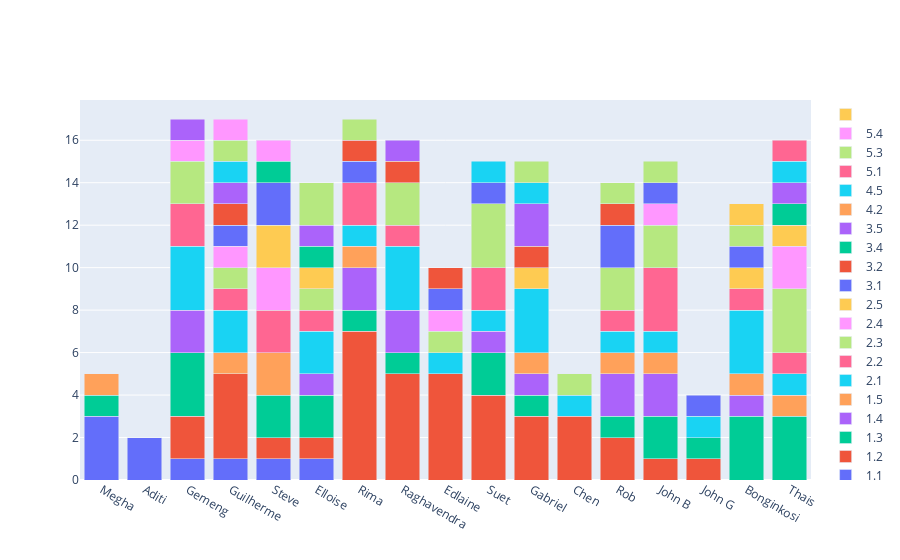

Notebook source saved alongside this figure:
### Code cell
fig.update_layout(barmode='stack')
fig.show()

### Figure 1 — Plotly figure (JSON) as saved in the notebook; plotly's stock layout.template omitted (floating-point values rounded to 4 significant figures)
{"data": [{"name": "1.1", "type": "bar", "x": ["Megha", "Aditi", "Gemeng", "Guilherme", "Steve", "Elloise"], "y": [3, 2, 1, 1, 1, 1]}, {"name": "1.2", "type": "bar", "x": ["Rima", "Raghavendra", "Edlaine", "Suet", "Guilherme", "Gabriel", "Chen", "Gemeng", "Rob", "John B", "John G", "Steve", "Elloise"], "y": [7, 5, 5, 4, 4, 3, 3, 2, 2, 1, 1, 1, 1]}, {"name": "1.3", "type": "bar", "x": ["Gemeng", "Bonginkosi", "Thais", "Elloise", "Suet", "John B", "Steve", "Rob", "John G", "Raghavendra", "Gabriel", "Rima"], "y": [3, 3, 3, 2, 2, 2, 2, 1, 1, 1, 1, 1]}, {"name": "1.4", "type": "bar", "x": ["Gemeng", "Raghavendra", "John B", "Rob", "Rima", "Gabriel", "Bonginkosi", "Elloise", "Suet"], "y": [2, 2, 2, 2, 2, 1, 1, 1, 1]}, {"name": "1.5", "type": "bar", "x": ["Steve", "Rob", "Guilherme", "John B", "Bonginkosi", "Gabriel", "Thais", "Rima"], "y": [2, 1, 1, 1, 1, 1, 1, 1]}, {"name": "2.1", "type": "bar", "x": ["Gemeng", "Gabriel", "Raghavendra", "Bonginkosi", "Elloise", "Guilherme", "Edlaine", "Thais", "Rima", "Suet", "John B", "John G", "Chen", "Rob"], "y": [3, 3, 3, 3, 2, 2, 1, 1, 1, 1, 1, 1, 1, 1]}, {"name": "2.2", "type": "bar", "x": ["John B", "Gemeng", "Suet", "Rima", "Steve", "Rob", "Guilherme", "Raghavendra", "Bonginkosi", "Elloise", "Thais"], "y": [3, 2, 2, 2, 2, 1, 1, 1, 1, 1, 1]}, {"name": "2.3", "type": "bar", "x": ["Thais", "Suet", "Rob", "Raghavendra", "Gemeng", "John B", "Edlaine", "Guilherme", "Chen", "Elloise"], "y": [3, 3, 2, 2, 2, 2, 1, 1, 1, 1]}, {"name": "2.4", "type": "bar", "x": ["Thais", "Steve", "Gemeng", "John B", "Guilherme", "Edlaine"], "y": [2, 2, 1, 1, 1, 1]}, {"name": "2.5", "type": "bar", "x": ["Steve", "Elloise", "Gabriel", "Thais", "Bonginkosi"], "y": [2, 1, 1, 1, 1]}, {"name": "3.1", "type": "bar", "x": ["Rob", "Steve", "Guilherme", "Suet", "Edlaine", "John B", "Bonginkosi", "John G", "Rima"], "y": [2, 2, 1, 1, 1, 1, 1, 1, 1]}, {"name": "3.2", "type": "bar", "x": ["Gabriel", "Edlaine", "Guilherme", "Raghavendra", "Rob", "Rima"], "y": [1, 1, 1, 1, 1, 1]}, {"name": "3.4", "type": "bar", "x": ["Elloise", "Megha", "Thais", "Steve"], "y": [1, 1, 1, 1]}, {"name": "3.5", "type": "bar", "x": ["Gabriel", "Gemeng", "Guilherme", "Raghavendra", "Thais", "Elloise"], "y": [2, 1, 1, 1, 1, 1]}, {"name": "4.2", "type": "bar", "x": ["Megha"], "y": [1]}, {"name": "4.5", "type": "bar", "x": ["Gabriel", "Guilherme", "Thais", "Suet"], "y": [1, 1, 1, 1]}, {"name": "5.1", "type": "bar", "x": ["Thais"], "y": [1]}, {"name": "5.3", "type": "bar", "x": ["Elloise", "Gabriel", "Guilherme", "John B", "Bonginkosi", "Rob", "Rima"], "y": [2, 1, 1, 1, 1, 1, 1]}, {"name": "5.4", "type": "bar", "x": ["Guilherme", "Steve"], "y": [1, 1]}, {"name": "", "type": "bar", "x": ["Bonginkosi"], "y": [1]}], "layout": {"barmode": "stack"}}
